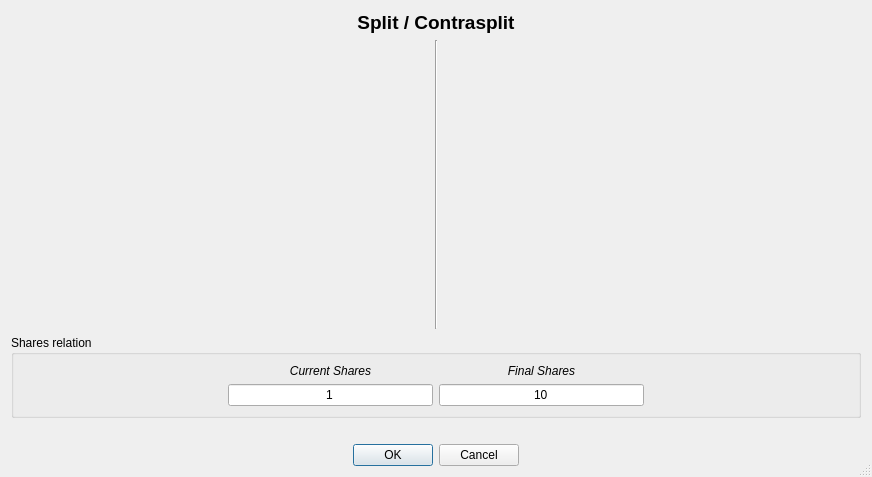
<?xml version="1.0" encoding="UTF-8"?>
<ui version="4.0">
 <class>frmSplit</class>
 <widget class="QDialog" name="frmSplit">
  <property name="geometry">
   <rect>
    <x>0</x>
    <y>0</y>
    <width>872</width>
    <height>477</height>
   </rect>
  </property>
  <property name="windowTitle">
   <string>Split / Contrasplit relation</string>
  </property>
  <property name="windowIcon">
   <iconset resource="../images/xulpymoney.qrc">
    <normaloff>:/xulpymoney/study.png</normaloff>:/xulpymoney/study.png</iconset>
  </property>
  <property name="sizeGripEnabled">
   <bool>true</bool>
  </property>
  <layout class="QHBoxLayout" name="horizontalLayout_4">
   <item>
    <layout class="QVBoxLayout" name="verticalLayout_4">
     <item>
      <widget class="QLabel" name="label">
       <property name="font">
        <font>
         <pointsize>14</pointsize>
         <weight>75</weight>
         <bold>true</bold>
        </font>
       </property>
       <property name="text">
        <string>Split / Contrasplit</string>
       </property>
       <property name="alignment">
        <set>Qt::AlignCenter</set>
       </property>
      </widget>
     </item>
     <item>
      <layout class="QHBoxLayout" name="horizontalLayout_3">
       <item>
        <widget class="wdgDatetime" name="wdgDtStart" native="true">
         <property name="sizePolicy">
          <sizepolicy hsizetype="Preferred" vsizetype="Expanding">
           <horstretch>0</horstretch>
           <verstretch>0</verstretch>
          </sizepolicy>
         </property>
        </widget>
       </item>
       <item>
        <widget class="Line" name="line">
         <property name="orientation">
          <enum>Qt::Vertical</enum>
         </property>
        </widget>
       </item>
       <item>
        <widget class="wdgDatetime" name="wdgDtEnd" native="true"/>
       </item>
      </layout>
     </item>
     <item>
      <widget class="QGroupBox" name="groupBox">
       <property name="title">
        <string>Shares relation</string>
       </property>
       <layout class="QVBoxLayout" name="verticalLayout_3">
        <item>
         <layout class="QHBoxLayout" name="horizontalLayout">
          <item>
           <spacer name="horizontalSpacer">
            <property name="orientation">
             <enum>Qt::Horizontal</enum>
            </property>
            <property name="sizeHint" stdset="0">
             <size>
              <width>40</width>
              <height>20</height>
             </size>
            </property>
           </spacer>
          </item>
          <item>
           <layout class="QVBoxLayout" name="verticalLayout">
            <item>
             <widget class="QLabel" name="label_2">
              <property name="sizePolicy">
               <sizepolicy hsizetype="Expanding" vsizetype="Preferred">
                <horstretch>0</horstretch>
                <verstretch>0</verstretch>
               </sizepolicy>
              </property>
              <property name="font">
               <font>
                <italic>true</italic>
               </font>
              </property>
              <property name="text">
               <string>Current Shares</string>
              </property>
              <property name="alignment">
               <set>Qt::AlignCenter</set>
              </property>
             </widget>
            </item>
            <item>
             <widget class="myQLineEdit" name="txtInitial">
              <property name="text">
               <string>1</string>
              </property>
              <property name="alignment">
               <set>Qt::AlignCenter</set>
              </property>
             </widget>
            </item>
           </layout>
          </item>
          <item>
           <layout class="QVBoxLayout" name="verticalLayout_2">
            <item>
             <widget class="QLabel" name="label_3">
              <property name="sizePolicy">
               <sizepolicy hsizetype="Expanding" vsizetype="Preferred">
                <horstretch>0</horstretch>
                <verstretch>0</verstretch>
               </sizepolicy>
              </property>
              <property name="font">
               <font>
                <italic>true</italic>
               </font>
              </property>
              <property name="text">
               <string>Final Shares</string>
              </property>
              <property name="alignment">
               <set>Qt::AlignCenter</set>
              </property>
             </widget>
            </item>
            <item>
             <widget class="myQLineEdit" name="txtFinal">
              <property name="text">
               <string>10</string>
              </property>
              <property name="alignment">
               <set>Qt::AlignCenter</set>
              </property>
             </widget>
            </item>
           </layout>
          </item>
          <item>
           <spacer name="horizontalSpacer_2">
            <property name="orientation">
             <enum>Qt::Horizontal</enum>
            </property>
            <property name="sizeHint" stdset="0">
             <size>
              <width>40</width>
              <height>20</height>
             </size>
            </property>
           </spacer>
          </item>
         </layout>
        </item>
       </layout>
       <zorder></zorder>
      </widget>
     </item>
     <item>
      <widget class="QLabel" name="lblExample">
       <property name="font">
        <font>
         <weight>75</weight>
         <bold>true</bold>
        </font>
       </property>
       <property name="alignment">
        <set>Qt::AlignCenter</set>
       </property>
       <property name="wordWrap">
        <bool>true</bool>
       </property>
      </widget>
     </item>
     <item>
      <layout class="QHBoxLayout" name="horizontalLayout_2">
       <item>
        <spacer name="horizontalSpacer_3">
         <property name="orientation">
          <enum>Qt::Horizontal</enum>
         </property>
         <property name="sizeHint" stdset="0">
          <size>
           <width>40</width>
           <height>20</height>
          </size>
         </property>
        </spacer>
       </item>
       <item>
        <widget class="QDialogButtonBox" name="buttonbox">
         <property name="standardButtons">
          <set>QDialogButtonBox::Cancel|QDialogButtonBox::Ok</set>
         </property>
         <property name="centerButtons">
          <bool>true</bool>
         </property>
        </widget>
       </item>
       <item>
        <spacer name="horizontalSpacer_4">
         <property name="orientation">
          <enum>Qt::Horizontal</enum>
         </property>
         <property name="sizeHint" stdset="0">
          <size>
           <width>40</width>
           <height>20</height>
          </size>
         </property>
        </spacer>
       </item>
      </layout>
     </item>
    </layout>
   </item>
  </layout>
 </widget>
 <customwidgets>
  <customwidget>
   <class>myQLineEdit</class>
   <extends>QLineEdit</extends>
   <header location="global">myqlineedit</header>
  </customwidget>
  <customwidget>
   <class>wdgDatetime</class>
   <extends>QWidget</extends>
   <header location="global">wdgDatetime</header>
   <container>1</container>
  </customwidget>
 </customwidgets>
 <tabstops>
  <tabstop>txtInitial</tabstop>
  <tabstop>txtFinal</tabstop>
 </tabstops>
 <resources>
  <include location="../images/xulpymoney.qrc"/>
 </resources>
 <connections/>
</ui>
